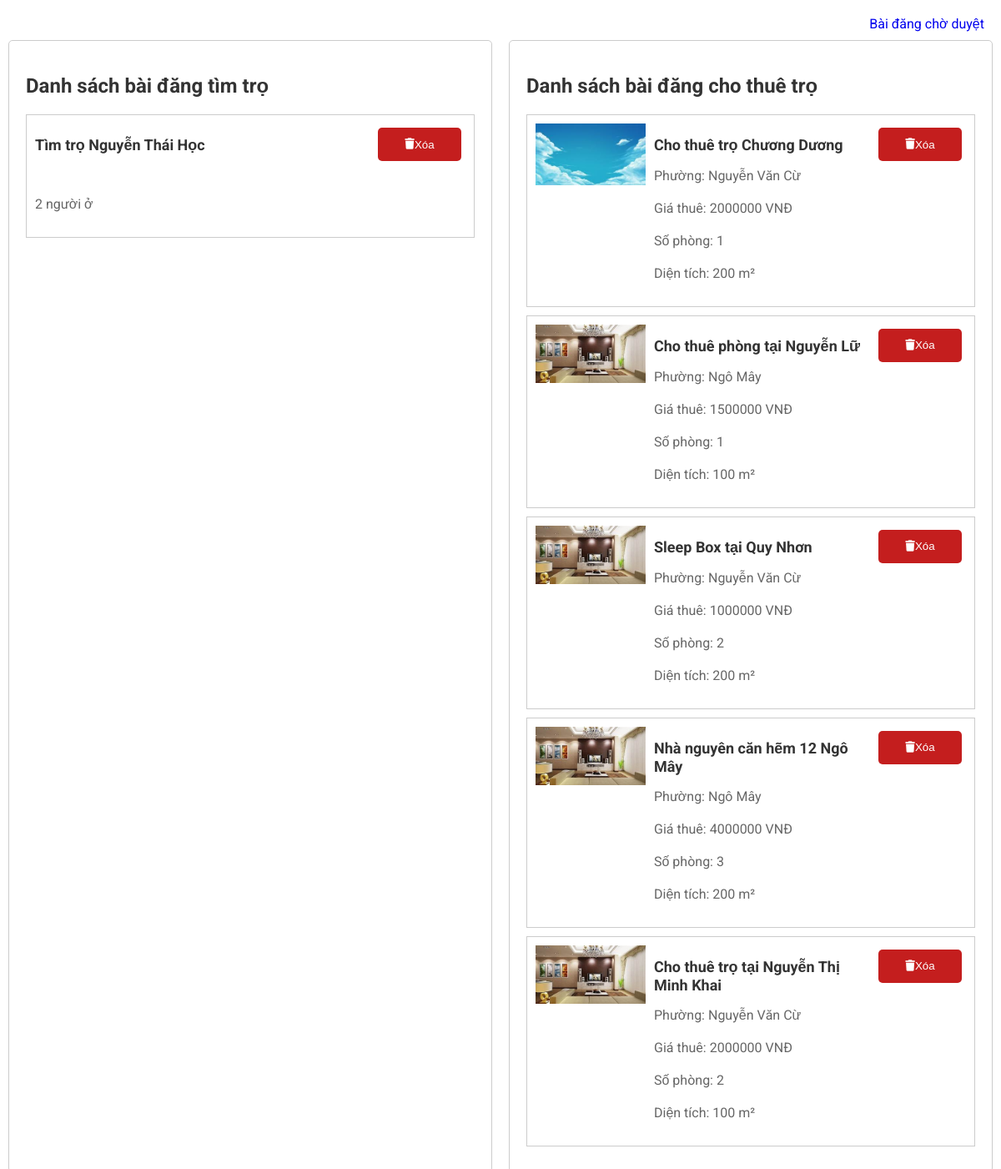
Page /Admin/baidang.php on the committed database.
### tables this page shows
CREATE TABLE IF NOT EXISTS `timtro` (
  `Id_TimTro` int(11) NOT NULL AUTO_INCREMENT,
  `TenBaiViet` text DEFAULT NULL,
  `NoiDung` text DEFAULT NULL,
  `Id_User` int(11) DEFAULT NULL,
  `status` enum('pending','approved','rejected') NOT NULL,
  `ThoiGianDang` datetime DEFAULT NULL,
  `thongtinlienhe` varchar(255) DEFAULT NULL,
  PRIMARY KEY (`Id_TimTro`),
  KEY `Id_User` (`Id_User`)
);

CREATE TABLE IF NOT EXISTS `phongtro` (
  `Id_PhongTro` int(11) NOT NULL AUTO_INCREMENT,
  `TieuDe` text DEFAULT NULL,
  `LoaiHinhChoThue` text DEFAULT NULL,
  `HinhAnh` text DEFAULT NULL,
  `DiaChiCuThe` text DEFAULT NULL,
  `Phuong` text DEFAULT NULL,
  `Gia` int(11) DEFAULT NULL,
  `DienTich` int(11) DEFAULT NULL,
  `SoPhong` int(11) DEFAULT NULL,
  `MoTa` text DEFAULT NULL,
  `Id_DanhMuc` int(11) DEFAULT NULL,
  `Id_User` int(11) DEFAULT NULL,
  `status` enum('pending','approved','rejected') NOT NULL,
  `full_text_search_column` text GENERATED ALWAYS AS (concat_ws(' ',`TieuDe`,`Phuong`,`Gia`,`SoPhong`,`DienTich`,`MoTa`)) STORED,
  `ThoiGianDang` datetime DEFAULT NULL,
  PRIMARY KEY (`Id_PhongTro`),
  KEY `Id_DanhMuc` (`Id_DanhMuc`),
  KEY `Id_User` (`Id_User`)
);

### Admin/baidang.php (the view, shortened to what this page needs)
<!DOCTYPE html>
<html lang="en">
<head>
    <link rel="stylesheet" href="/css/quanlybaidang.css" />
    <link rel="stylesheet" href="https://cdnjs.cloudflare.com/ajax/libs/font-awesome/6.4.0/css/all.min.css" />
</head>
<body>
    <br>
    <div style="float: right; margin-right: 20px;">
        <a href="/Admin/duyetbai.php">Bài đăng chờ duyệt</a>
    </div>
    <br>
    <?php
    $kn = mysqli_connect("localhost", "root", "", "webtimtro") or die("Không kết nối được");
    mysqli_set_charset($kn, "utf8");
    mysqli_set_charset($kn, "utf8mb4");
    $caulenh = "SELECT * from timtro where status='approved' ORDER BY ThoiGianDang DESC";
    $result = mysqli_query($kn, $caulenh);
    $caulenh1 = "SELECT * from phongtro where status='approved' ORDER BY ThoiGianDang DESC";
    $result1 = mysqli_query($kn, $caulenh1);
    echo "<div class='container'>
        <div class='column'>
        <h1>Danh sách bài đăng tìm trọ</h1>";
    if ($result) {
        while ($row = mysqli_fetch_array($result)) {
            echo "<div class='tongquat'>
        <div>
            <h2>" . $row["TenBaiViet"] . "</h2></br>
            <p>" . $row["NoiDung"] . "</p>
        </div>
        <div class='xuly'>
            <form method='POST' action='/Admin/processAdmin/delete_post.php'>
                <input type='hidden' name='post_id' value='" . $row["Id_TimTro"] . "'>
                <button type='submit' name='submit' class='delete-button'>
                    <i class='fas fa-trash'></i> Xóa
                </button>
            </form>
        </div>
        </div>";
        }
    } else {
        echo "Lỗi truy vấn: " . mysqli_error($kn);
    }
    echo ' </div>';
    echo "<div class='column'>
    <h1>Danh sách bài đăng cho thuê trọ</h1>";
    if ($result1) {
        while ($row = mysqli_fetch_array($result1)) {
            echo "<div class='tongquat'>
        <div class='noidung'>
        <div class='left'>
            <img src='/process/" . $row["HinhAnh"] . "' alt='hinhanh'/>
        </div>
        <div class='right'>
            <h2>" . $row["TieuDe"] . "</h2>
            <p>Phường: " . $row["Phuong"] . "</p>
            <p>Giá thuê: " . $row["Gia"] . " VNĐ</p>
            <p>Số phòng: " . $row["SoPhong"] . "</p>
            <p>Diện tích: " . $row["DienTich"] . " m²</p>
        </div>
    </div>
    <div class='xuly'>
        <form method='POST' action='/Admin/processAdmin/delete_post1.php'>
            <input type='hidden' name='post_id' value='" . $row["Id_PhongTro"] . "'>
            <button type='submit' name='submit' class='delete-button'>
                <i class='fas fa-trash'></i> Xóa
            </button>
        </form>
    </div>
</div>";
        }
    }else {
        echo "Lỗi truy vấn: " . mysqli_error($kn);
    }
    echo '</div>
        </div>';
    ?>
</body>
</html>

### css/quanlybaidang.css (style rules this page uses)
body { font-family: 'Roboto', sans-serif; margin: 0; padding: 0; }
a { text-decoration: none; }
h1 { font-size: 24px; font-weight: bold; margin: 20px 0; }
h2 { font-size: 18px; color: #333; }
p { font-size: 16px; color: #666; margin-bottom: 20px; }
.tongquat { max-width: 100%; max-height: 100%; border: 1px solid #ccc; padding: 10px; margin: 10px 0; display: flex; justify-content: space-between; }
.noidung { flex: 1; }
.xuly button { width: 100px !important; height: 40px !important; color: white !important; border: none !important; cursor: pointer !important; display: flex !important; justify-content: center !important; align-items: center !important; margin: 5px !important; border-radius: 5px !important; }
.delete-button { background-color: #c41e1e !important; }
.container { display: flex; }
.column { flex: 1; padding: 20px; border: 1px solid #ccc; margin: 10px; border-radius: 5px; }
h1 { font-size: 24px; color: #333; }
.approve-button, .delete-button { background-color: #4CAF50; color: white; border: none; padding: 10px 20px; cursor: pointer; margin: 5px; }
.delete-button { background-color: #f44336; }
.noidung { display: flex; }
.left { flex: 1; margin-right: 10px; }
.left img { width: 100%; height: auto; }
.right { flex: 2; }

### rows in the picture
timtro: TenBaiViet "Tìm trọ Nguyễn Thái Học", NoiDung "2 người ở"
phongtro: HinhAnh (picture), TieuDe "Cho thuê trọ Chương Dương", Phuong "Nguyễn Văn Cừ", Gia "2000000", SoPhong "1", DienTich "200"
phongtro: HinhAnh (picture), TieuDe "Cho thuê phòng tại Nguyễn Lữ", Phuong "Ngô Mây", Gia "1500000", SoPhong "1", DienTich "100"
phongtro: HinhAnh (picture), TieuDe "Sleep Box tại Quy Nhơn", Phuong "Nguyễn Văn Cừ", Gia "1000000", SoPhong "2", DienTich "200"
phongtro: HinhAnh (picture), TieuDe "Nhà nguyên căn hẽm 12 Ngô Mây", Phuong "Ngô Mây", Gia "4000000", SoPhong "3", DienTich "200"
phongtro: HinhAnh (picture), TieuDe "Cho thuê trọ tại Nguyễn Thị Minh Khai", Phuong "Nguyễn Văn Cừ", Gia "2000000", SoPhong "2", DienTich "100"
